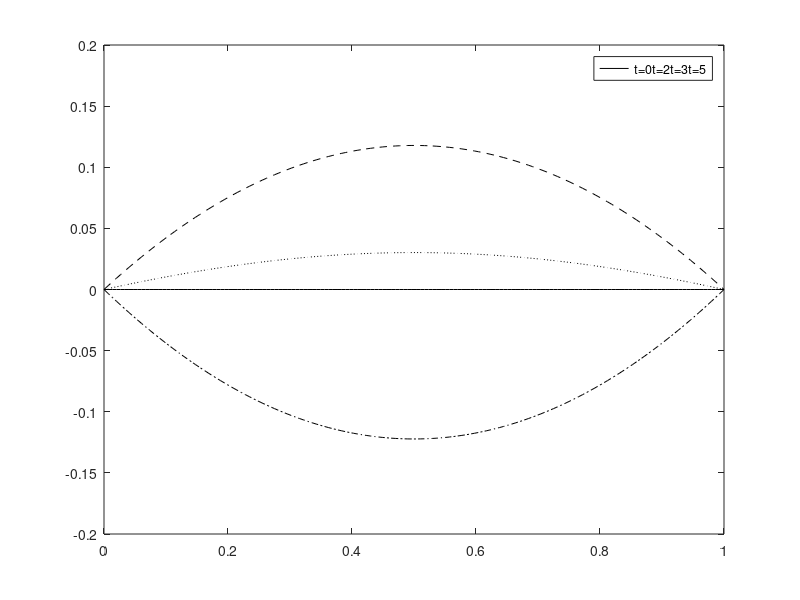

Here is the MATLAB script that generated this plot:
% Set values for plotting
xs = linspace(0, 1, 150);

%% 6.1.4

% Fourier series terms
lambda = @(n) n^2 * pi^2;
n_term = @(x, t, n) ...
  2 * (1 - (-1)^n) * ...
  1/(n*pi*(lambda(n)^2 + 1)) * ...
  (lambda(n)*sin(t) - cos(t) + exp(-lambda(n)*t)) * ...
  sin(n*pi*x);

% Fourier series values for different t
ts = [0, 2, 3, 5];
fs = zeros(length(ts), length(xs));
row = 1;

for t = ts
  f = 0;

  for n = 1:100
    f = f + n_term(xs, t, n);
  end

  fs(row, :) = f;
  row = row + 1;
end

% Plotting the computed series
figure();
plot(xs, fs(1, :), 'k', xs, fs(2, :), 'k--', xs, fs(3, :), 'k:', xs, fs(4, :), 'k-.');

legend(["t=0", "t=2", "t=3", "t=5"]);
